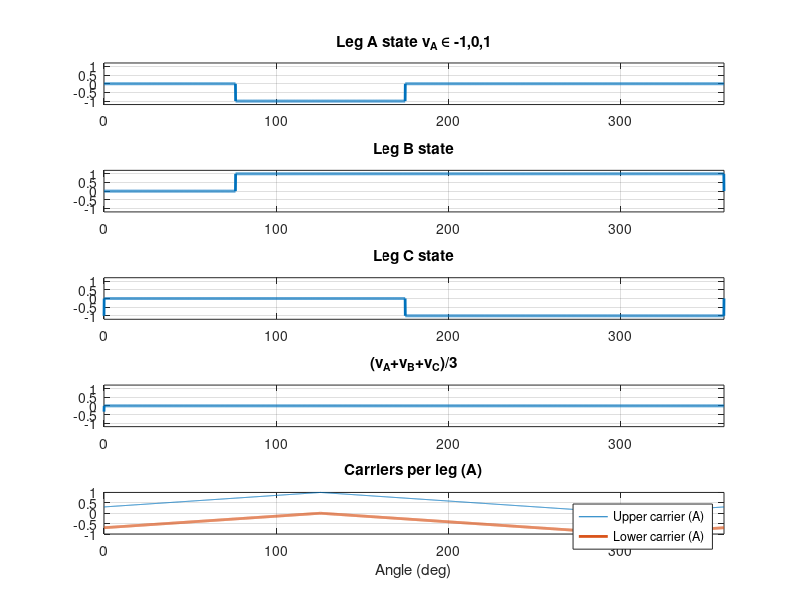

This chart was generated by the following MATLAB code:
% -------- Parameter
N = 360*10;
theta_deg = 200;  
theta = theta_deg*pi/180;
ma = 0.8;

% leg references in [-1,1]  (single-period constants for this test)
rA = ma*sin(theta);
rB = ma*sin(theta - 2*pi/3);
rC = ma*sin(theta + 2*pi/3);

%Duties
if rA>0
DA = rA;
else
DA = rA+1;  
end

if rB>0
DB = rB;
else
DB = rB+1;  
end

if rC>0
DC = rC;
else
DC = rC+1;  
end

% -------- Order role phases (your logic) --------
D  = [DA, DB, DC];
[Ds, idxAsc] = sort(D, 'ascend');
Dmin = Ds(1); Dmid = Ds(2); Dmax = Ds(3);


phi_role_min = -(Dmin)*pi;
phi_role_mid = -(2*Dmin+Dmid)*pi;
phi_role_max = -(2*Dmin+2*Dmid+Dmax)*pi;


phi_all = zeros(1,3);
phi_all(idxAsc(1)) = phi_role_min;
phi_all(idxAsc(2)) = phi_role_mid;
phi_all(idxAsc(3)) = phi_role_max;
phi_all = mod(phi_all, 2*pi);
phiA = phi_all(1); phiB = phi_all(2); phiC = phi_all(3);

phi_all = zeros(1,3);
phi_all(idxAsc(1)) = phi_role_min;
phi_all(idxAsc(2)) = phi_role_mid;
phi_all(idxAsc(3)) = phi_role_max;
phi_all = mod(phi_all, 2*pi);
phiA = phi_all(1); phiB = phi_all(2); phiC = phi_all(3);

% -------- Time base --------
x = linspace(0, 2*pi, N);

% -------- Choose carrier disposition type --------
use_POD = false;     % true -> Phase-Opposition (lower = -upper), false -> Phase-Dispositon (in-phase)

% -------- Build explicit upper/lower carriers per leg (like your figure) --------
tri01 = @(phi) (sawtooth(x + phi, 0.5) + 1)/2;   % 0..1 triangular, period 2π

% Upper carriers (0..1)
cuA = tri01(phiA);
cuB = tri01(phiB);
cuC = tri01(phiC);

% Lower carriers (-1..0)
if use_POD
    % Phase-Opposition Disposition: 180° time shift
    clA = tri01(mod(phiA + pi, 2*pi)) - 1;   % -> [-1,0]
    clB = tri01(mod(phiB + pi, 2*pi)) - 1;
    clC = tri01(mod(phiC + pi, 2*pi)) - 1;
else
    % Phase-Disposition: same phase
    clA = tri01(phiA) - 1;   % -> [-1,0]
    clB = tri01(phiB) - 1;
    clC = tri01(phiC) - 1;
end

% -------- Vectorize refs --------
rA_vec = rA * ones(size(x));
rB_vec = rB * ones(size(x));
rC_vec = rC * ones(size(x));

% -------- 3-level decision using explicit upper/lower carriers --------
% State v ∈ {-1,0,+1}
if rA_vec>0
vA =  (rA_vec >= cuA);
else
vA = -(rA_vec <= clA);
end

if rB_vec>0
vB =  (rB_vec >= cuB);
else
vB =  - (rB_vec <= clB);
end

if rC_vec>0
vC =  (rC_vec >= cuC);
else
vC = - (rC_vec <= clC);
end

% -------- Plots (incl. the upper/lower carriers you wanted) --------
figure;
subplot(5,1,1); plot(x*180/pi, vA,'Linewidth',2); ylim([-1.2 1.2]); xlim([0 360]); title('Leg A state v_A ∈ {-1,0,1}'); grid on
subplot(5,1,2); plot(x*180/pi, vB,'Linewidth',2); ylim([-1.2 1.2]); xlim([0 360]); title('Leg B state'); grid on
subplot(5,1,3); plot(x*180/pi, vC,'Linewidth',2); ylim([-1.2 1.2]); xlim([0 360]); title('Leg C state'); grid on
subplot(5,1,4); plot(x*180/pi, (vA+vB+vC)/3,'Linewidth',2); ylim([-1.2 1.2]); xlim([0 360]); title('(v_A+v_B+v_C)/3'); grid on
subplot(5,1,5); 
plot(x*180/pi, cuA, '-', x*180/pi, clA, '-','Linewidth',2); xlim([0 360]); 
legend('Upper carrier (A)','Lower carrier (A)'); title('Carriers per leg (A)'); grid on; xlabel('Angle (deg)')
